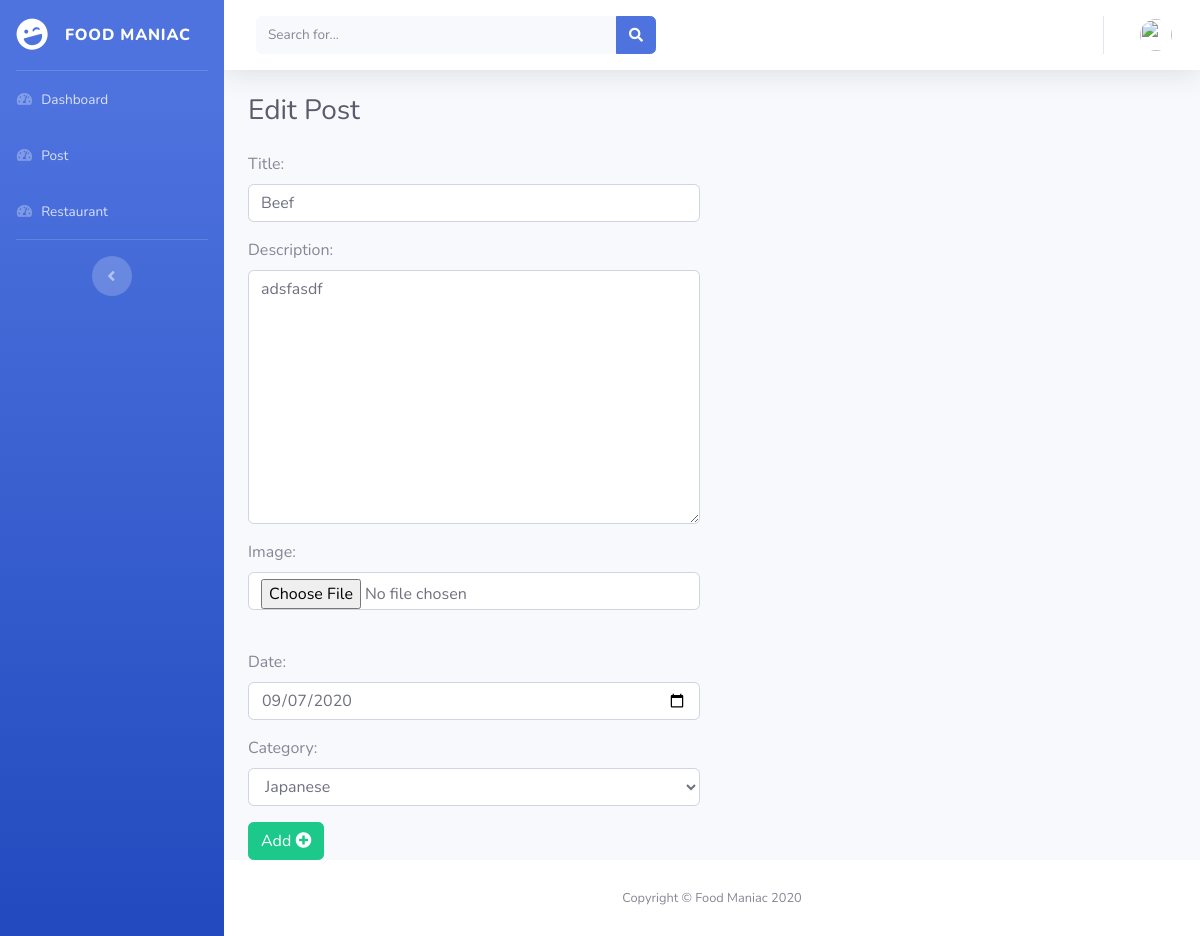
The app's page /dashboard/post-edit.php?id=16 with its own data.
### tables this page shows
CREATE TABLE `blog` (
  `blog_id` int(11) NOT NULL,
  `blog_title` varchar(255) NOT NULL,
  `blog_desc` text NOT NULL,
  `blog_image` varchar(255) NOT NULL,
  `blog_published` tinyint(1) DEFAULT NULL,
  `blog_created_at` date DEFAULT NULL,
  `blog_updated_at` date DEFAULT NULL,
  `user_id` int(11) NOT NULL,
  `bc_id` int(11) NOT NULL
);

### dashboard/post-edit.php (the view, shortened to what this page needs)
<?php
include ('includes/connection.php');
$id = $_GET['id'];
$sql = "SELECT blog.*, blog_category.bc_title as title
        FROM blog
        JOIN blog_category ON blog.bc_id = blog_category.bc_id
        WHERE blog.blog_id = '$id'";
$result = mysqli_query($conn,$sql);
$data = mysqli_fetch_assoc($result);
$sql = "SELECT * FROM blog_category";
$res = mysqli_query($conn,$sql);
?>
<!DOCTYPE html>
<html lang="en">
<head>
    <link href="vendor/fontawesome-free/css/all.min.css" rel="stylesheet" type="text/css">
    <link href="css/sb-admin-2.min.css" rel="stylesheet">
</head>
<body id="page-top">
<div id="wrapper">
    <?php include ('includes/sidebar.php'); ?>
    <div id="content-wrapper" class="d-flex flex-column">
        <div id="content">
            <nav class="navbar navbar-expand navbar-light bg-white topbar mb-4 static-top shadow">
                <form class="d-none d-sm-inline-block form-inline mr-auto ml-md-3 my-2 my-md-0 mw-100 navbar-search">
                    <div class="input-group">
                        <input type="text" class="form-control bg-light border-0 small" placeholder="Search for..." aria-label="Search" aria-describedby="basic-addon2">
                        <div class="input-group-append">
                            <button class="btn btn-primary" type="button">
                                <i class="fas fa-search fa-sm"></i>
                            </button>
                        </div>
                    </div>
                </form>
                <ul class="navbar-nav ml-auto">
                    <li class="nav-item dropdown no-arrow">
                        <a class="nav-link dropdown-toggle" href="#" id="userDropdown" role="button" data-toggle="dropdown" aria-haspopup="true" aria-expanded="false">
                            <img class="img-profile rounded-circle" src="https://source.unsplash.com/QAB-WJcbgJk/60x60">
                        </a>
                    </li>
                </ul>
            </nav>
            <div class="container-fluid">
                <h1 class="h3 mb-4 text-gray-800">Edit Post</h1>
                <div class="row">
                    <div class="col-md-6">
                        <form action="update-res.php?id=<?php echo $id;?>" enctype="multipart/form-data" method="post">
                            <div class="form-group">
                                <label for="title">Title:</label>
                                <input type="text" class="form-control" name="title" id="title" value="<?php echo $data['blog_title']; ?>">
                            </div>
                            <div class="form-group">
                                <label for="description">Description:</label>
                                <textarea type="text" class="form-control" name="description" rows="10"><?php echo $data['blog_desc']; ?></textarea>
                            </div>
                            <div class="form-group">
                                <label for="image">Image:</label>
                                <input type="file" class="form-control" name="image">
                            </div>
                            <div class="form-group">
                                <label for="date">Date:</label>
                                <input type="date"  class="form-control" name="date" value="<?php echo $data['blog_created_at']; ?>">
                            </div>
                            <div class="form-group">
                                <label for="category">Category:</label>
                                <select name="category_id" class="form-control">
                                    <?php while ($row = mysqli_fetch_assoc($res)){ ?>
                                        <?php if ($data['bc_id'] == $row['bc_id']) { ?>
                                        <option value="<?= $row['bc_id']?>" selected> <?= $row['bc_title']?></option>
                                    <?php } else {?>
                                    <option value="<?= $row['bc_id']?>" selected> <?= $row['bc_title']?></option>
                                    <?php }?>
                                    <?php }?>
                                </select>
                            </div>
                            <button type="submit" name="add" class="btn btn-success">Add <i class="fa fa-plus-circle"></i></button>
                        </form>
                    </div>
                </div>
            </div>
        </div>
        <footer class="sticky-footer bg-white">
            <div class="container my-auto">
                <div class="copyright text-center my-auto">
                    <span>Copyright &copy; Food Maniac 2020</span>
                </div>
            </div>
        </footer>
    </div>
</div>
</body>
</html>

### records on screen
blog: title "Beef", description "adsfasdf", date "09/07/2020"

### other values on screen
form field category_id "Japanese"
